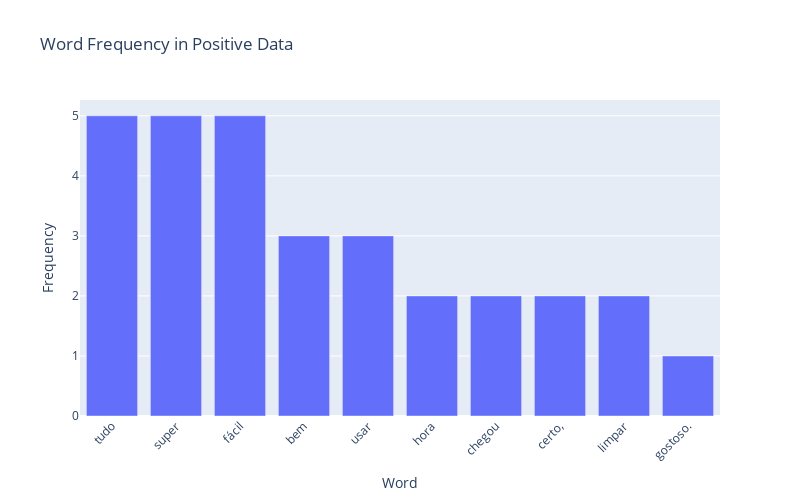

This figure's notebook cell:
### Code cell
# Adding a color column for distinct coloring (dummy categorical data)
pos_word_counts["color"] = pos_word_counts["word"]

fig = px.bar(
    pos_word_counts[:10],  # Select top 10 words
    x="word",
    y="count",
    title="Word Frequency in Positive Data",
    labels={"word": "Word", "count": "Frequency"},
    color="color",  # Use color column to differentiate colors
    color_discrete_sequence=["#636EFA", "#EF553B", "#00CC96", "#AB63FA", "#FFA15A", "#19D3F3", "#FF6692", "#B6E880", "#FF97FF", "#FECB52"]
)

# Customize layout for better readability
fig.update_layout(
    xaxis_tickangle=-45,
    width=800,
    height=500
)

fig.show()

### Figure 1 — Plotly figure (JSON) as saved in the notebook; plotly's stock layout.template omitted (floating-point values rounded to 4 significant figures)
{"data": [{"alignmentgroup": "True", "hovertemplate": "Word=%{x}<br>Frequency=%{y}<extra></extra>", "legendgroup": "", "marker": {"color": "#636EFA", "pattern": {"shape": ""}}, "name": "", "offsetgroup": "", "orientation": "v", "showlegend": false, "textposition": "auto", "type": "bar", "x": ["tudo", "super", "fácil", "bem", "usar", "hora", "chegou", "certo,", "limpar", "gostoso."], "xaxis": "x", "y": [5, 5, 5, 3, 3, 2, 2, 2, 2, 1], "yaxis": "y"}], "layout": {"barmode": "relative", "height": 500, "legend": {"tracegroupgap": 0}, "title": {"text": "Word Frequency in Positive Data"}, "width": 800, "xaxis": {"anchor": "y", "domain": [0, 1], "tickangle": -45, "title": {"text": "Word"}}, "yaxis": {"anchor": "x", "domain": [0, 1], "title": {"text": "Frequency"}}}}
